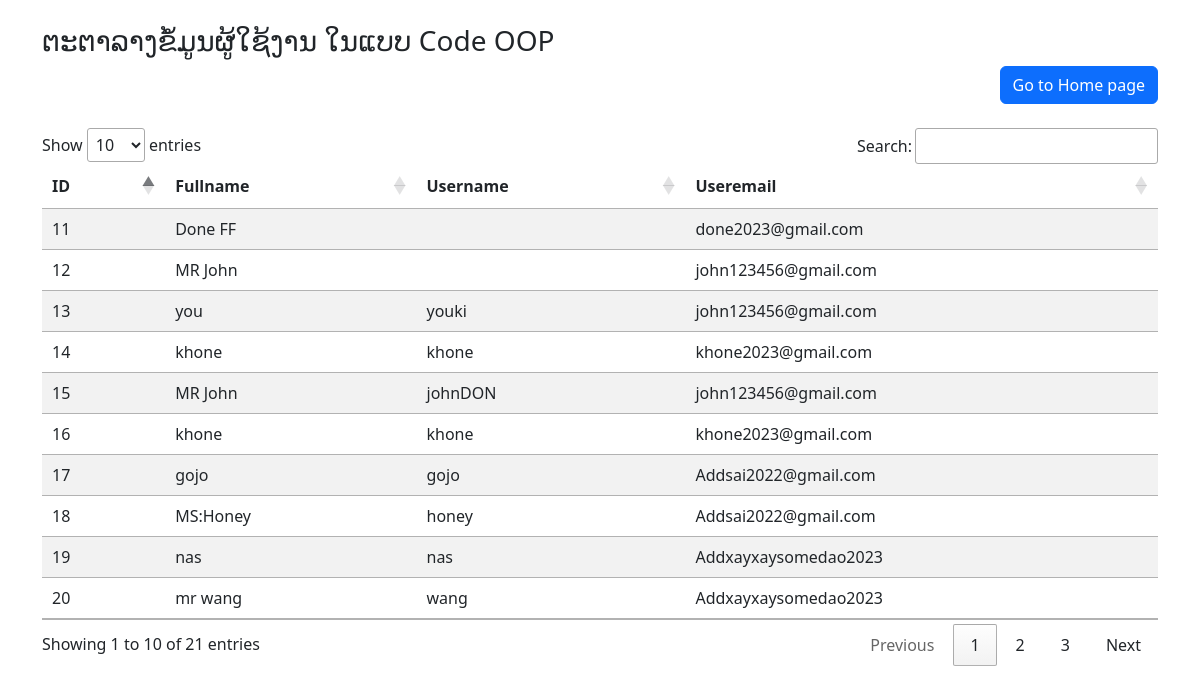
Screenshot of /user_list.php with the database file from the repository.
### tables this page shows
CREATE TABLE `tblusers` (
  `id` int(11) NOT NULL,
  `fullname` varchar(20) NOT NULL,
  `username` varchar(20) NOT NULL,
  `useremail` varchar(20) NOT NULL,
  `password` varchar(20) NOT NULL,
  `regdate` timestamp NULL DEFAULT current_timestamp()
);

### user_list.php (the view, shortened to what this page needs)
<?php
$servername = "localhost";
$username = "root";
$password = "";
try {
  $conn = new PDO("mysql:host=$servername;dbname=register_oop", $username, $password);
  $conn->setAttribute(PDO::ATTR_ERRMODE, PDO::ERRMODE_EXCEPTION);
} catch(PDOException $e) {
  echo "Connection failed: " . $e->getMessage();
}
?>
    <!DOCTYPE html>
    <html lang="en">
    <head>
        <link rel="stylesheet" href="https://cdn.datatables.net/1.13.2/css/jquery.dataTables.min.css">
        <link href="https://cdn.jsdelivr.net/npm/bootstrap@5.3.0-alpha1/dist/css/bootstrap.min.css" rel="stylesheet">
    </head>
    <body>
        <br>
    <div class="container">
     <div>  <h3>ຕະຕາລາງຂໍ້ມູນຜູ້ໃຊ້ງານ ໃນແບບ Code OOP</h3> <div align="right"><a href="welcome.php" class="btn btn-primary" >Go to Home page</a></div></div> <br>
    <table id="myTable" class="table table-striped">
      <thead>
           <th>ID</th>
           <th>Fullname</th>
           <th>Username</th>
           <th>Useremail</th>
      </thead>
      <tbody>
         <?php
         $stmt = $conn->query("SELECT * FROM tblusers");
         $stmt->execute();
         $users = $stmt->fetchAll();
         foreach ($users as $user) {
     ?>
        <tr>
            <td><?php echo $user['id'] ?></td>
             <td><?php echo $user['fullname'] ?></td>
             <td><?php echo $user ['username']?></td>
             <td><?php echo $user ['useremail']?></td>
        </tr>
     <?php
         }
         ?>
          </tbody>
     </table>
</div>
    </body>
    </html>

### rows the page displays
tblusers: id "11", fullname "Done FF", useremail "done2023@gmail.com"
tblusers: id "12", fullname "MR John", useremail "john123456@gmail.com"
tblusers: id "13", fullname "you", username "youki", useremail "john123456@gmail.com"
tblusers: id "14", fullname "khone", username "khone", useremail "khone2023@gmail.com"
tblusers: id "15", fullname "MR John", username "johnDON", useremail "john123456@gmail.com"
tblusers: id "16", fullname "khone", username "khone", useremail "khone2023@gmail.com"
tblusers: id "17", fullname "gojo", username "gojo", useremail "Addsai2022@gmail.com"
tblusers: id "18", fullname "MS:Honey", username "honey", useremail "Addsai2022@gmail.com"
tblusers: id "19", fullname "nas", username "nas", useremail "Addxayxaysomedao2023"
tblusers: id "20", fullname "mr wang", username "wang", useremail "Addxayxaysomedao2023"
